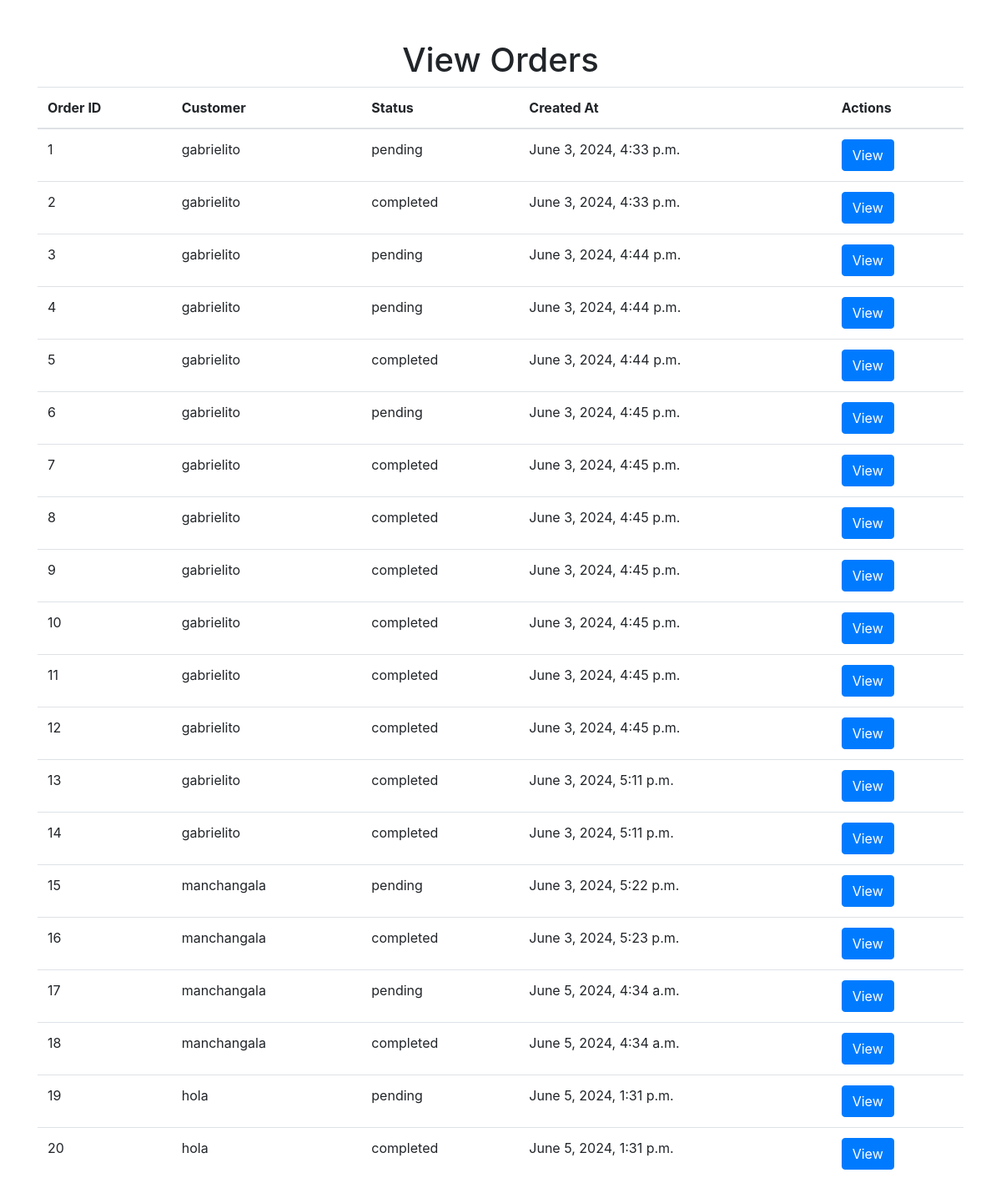
Screenshot of /dashboard/orders/ (signed in) with the database file from the repository.
### core/models.py (models this page shows, shortened)
class Order(models.Model):
    customer = models.ForeignKey(Customer, on_delete=models.CASCADE)
    created_at = models.DateTimeField(auto_now_add=True)
    status = models.CharField(max_length=50)
    address = models.TextField()
    delivery_person = models.ForeignKey(DeliveryPerson, null=True, blank=True, on_delete=models.SET_NULL)

class Customer(models.Model):
    user = models.OneToOneField(User, on_delete=models.CASCADE)
    address = models.TextField()
    phone = models.CharField(max_length=20)

### core/views.py (the view)
# urls.py: path('dashboard/orders/', views.admin_orders, name='admin_orders'),
@staff_member_required
def admin_orders(request):
    orders = Order.objects.all()
    return render(request, 'core/admin_orders.html', {'orders': orders})

### core/templates/core/admin_orders.html (shortened to what this page needs)
{% extends 'core/base.html' %}
{% block content %}
<h1 class="text-center">View Orders</h1>
<table class="table">
    <thead>
        <tr>
            <th>Order ID</th>
            <th>Customer</th>
            <th>Status</th>
            <th>Created At</th>
            <th>Actions</th>
        </tr>
    </thead>
    <tbody>
        {% for order in orders %}
        <tr>
            <td>{{ order.id }}</td>
            <td>{{ order.customer.user.username }}</td>
            <td>{{ order.status }}</td>
            <td>{{ order.created_at }}</td>
            <td>
                <a href="#" class="btn btn-primary">View</a>
            </td>
        </tr>
        {% endfor %}
    </tbody>
</table>
{% endblock %}

### core/templates/core/base.html (shortened to what this page needs)
<!DOCTYPE html>
<html lang="en">
<head>
    <link rel="stylesheet" href="https://stackpath.bootstrapcdn.com/bootstrap/4.5.2/css/bootstrap.min.css">
</head>
<body>
    <div class="container mt-5">
        {% block content %}{% endblock %}
    </div>
</body>
</html>

### rows the page displays
Order: id "1", customer.user.username "gabrielito", status "pending", created_at "June 3, 2024, 4:33 p.m."
Order: id "2", customer.user.username "gabrielito", status "completed", created_at "June 3, 2024, 4:33 p.m."
Order: id "3", customer.user.username "gabrielito", status "pending", created_at "June 3, 2024, 4:44 p.m."
Order: id "4", customer.user.username "gabrielito", status "pending", created_at "June 3, 2024, 4:44 p.m."
Order: id "5", customer.user.username "gabrielito", status "completed", created_at "June 3, 2024, 4:44 p.m."
Order: id "6", customer.user.username "gabrielito", status "pending", created_at "June 3, 2024, 4:45 p.m."
Order: id "7", customer.user.username "gabrielito", status "completed", created_at "June 3, 2024, 4:45 p.m."
Order: id "8", customer.user.username "gabrielito", status "completed", created_at "June 3, 2024, 4:45 p.m."
Order: id "9", customer.user.username "gabrielito", status "completed", created_at "June 3, 2024, 4:45 p.m."
Order: id "10", customer.user.username "gabrielito", status "completed", created_at "June 3, 2024, 4:45 p.m."
Order: id "11", customer.user.username "gabrielito", status "completed", created_at "June 3, 2024, 4:45 p.m."
Order: id "12", customer.user.username "gabrielito", status "completed", created_at "June 3, 2024, 4:45 p.m."
Order: id "13", customer.user.username "gabrielito", status "completed", created_at "June 3, 2024, 5:11 p.m."
Order: id "14", customer.user.username "gabrielito", status "completed", created_at "June 3, 2024, 5:11 p.m."
Order: id "15", customer.user.username "manchangala", status "pending", created_at "June 3, 2024, 5:22 p.m."
Order: id "16", customer.user.username "manchangala", status "completed", created_at "June 3, 2024, 5:23 p.m."
Order: id "17", customer.user.username "manchangala", status "pending", created_at "June 5, 2024, 4:34 a.m."
Order: id "18", customer.user.username "manchangala", status "completed", created_at "June 5, 2024, 4:34 a.m."
Order: id "19", customer.user.username "hola", status "pending", created_at "June 5, 2024, 1:31 p.m."
Order: id "20", customer.user.username "hola", status "completed", created_at "June 5, 2024, 1:31 p.m."
